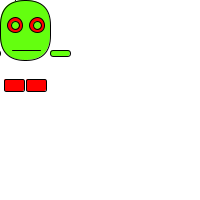
Frame 1 (no input)
Frame 60 (the mouse pressed at the canvas centre just before this capture): identical to frame 1, image omitted
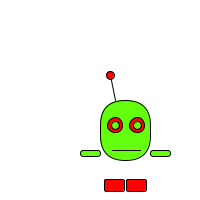
Frame 120 (the mouse held since frame 60 and released just before this capture)

The Processing sketch that drew these frames (run headless with seeded random() and noise(); from frame 60 on, the mouse is pressed at the canvas centre):

// Processing sketch: processing_126857
// ── processing_126857.pde

void setup() {
  size(200, 200);
 
}
 
void draw() {
  background(255);
   
  fill(100, 300, 15);
  rect(mouseX, mouseY, 50, 60, 100); //body// 
 
  line(mouseX +12, mouseY+50, mouseX+40, mouseY+50); //mond//75,15 //115, 135
  
  fill(300, 1, 1);
  line(mouseX +15, mouseY, mouseX+10, mouseY -25);//antenne 110, 70, 110, 50
    
  ellipse(mouseX +10, mouseY -25, 8, 8);//antennebol 110, 50
 
 
  fill(300, 1, 1);
  rect(mouseX +4, mouseY +79, 20, 12, 2);//linkerbeen 29 149
  rect(mouseX +26, mouseY +79, 20, 12, 2);//rechterbeen 61 149
 
  fill(100, 300, 15);
  rect(mouseX -20, mouseY +50, 20, 6, 5);//linkerarm 55, 100
  rect(mouseX +50, mouseY +50, 20, 6, 5);//rechteram 100, 100

 
  fill(300, 1, 1);
 
  ellipse(mouseX +15, mouseY+25, 15, 15);//oog links
  ellipse(mouseX +37, mouseY+25, 15, 15);//oog rechts
  
  fill(100,300,15);
  
  ellipse(mouseX +15, mouseY+25, 8, 8);//oog midden links
  ellipse(mouseX +37, mouseY+25, 8, 8);//oog midden rechts
 
}
